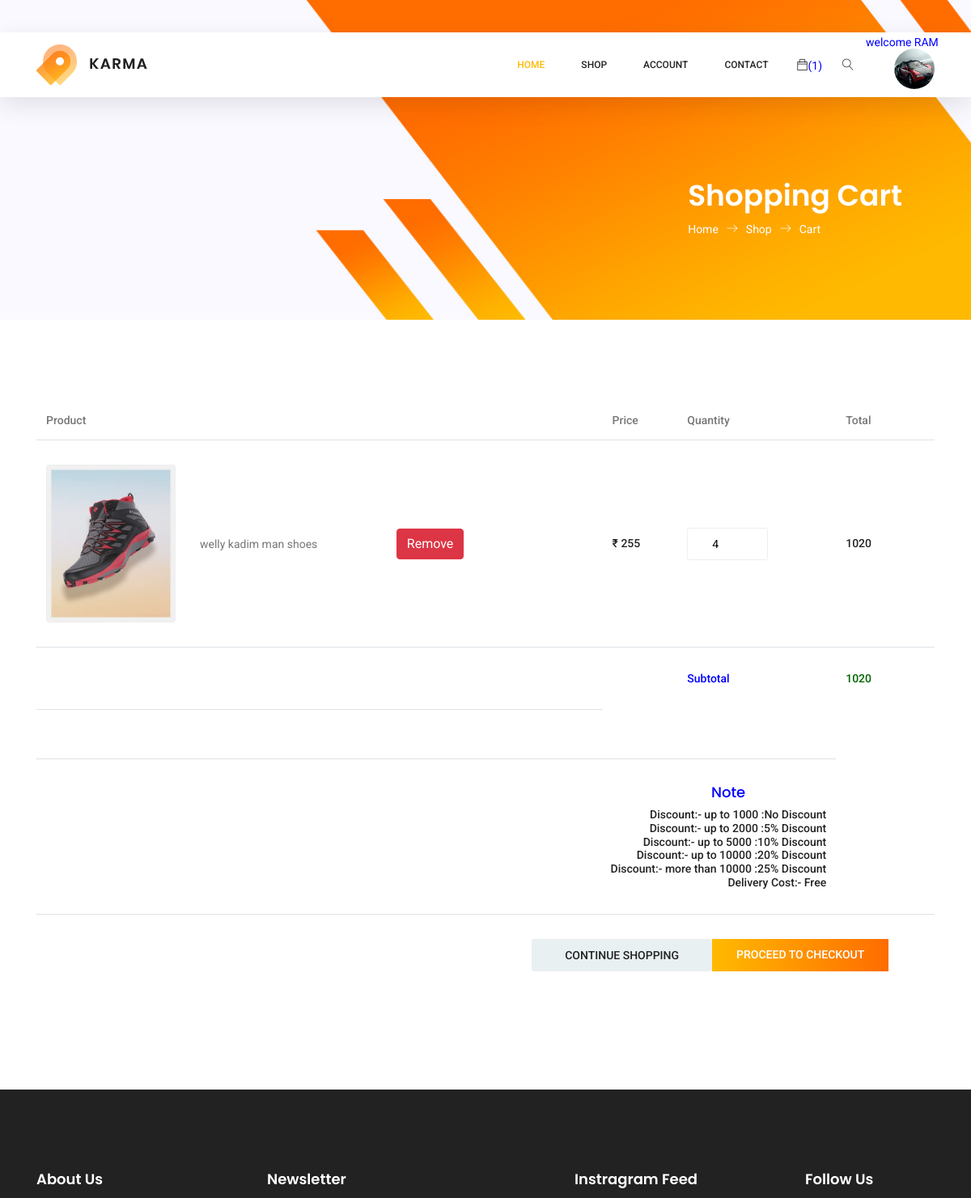
Before: /cart/ (signed in, upper part) with the older database file.
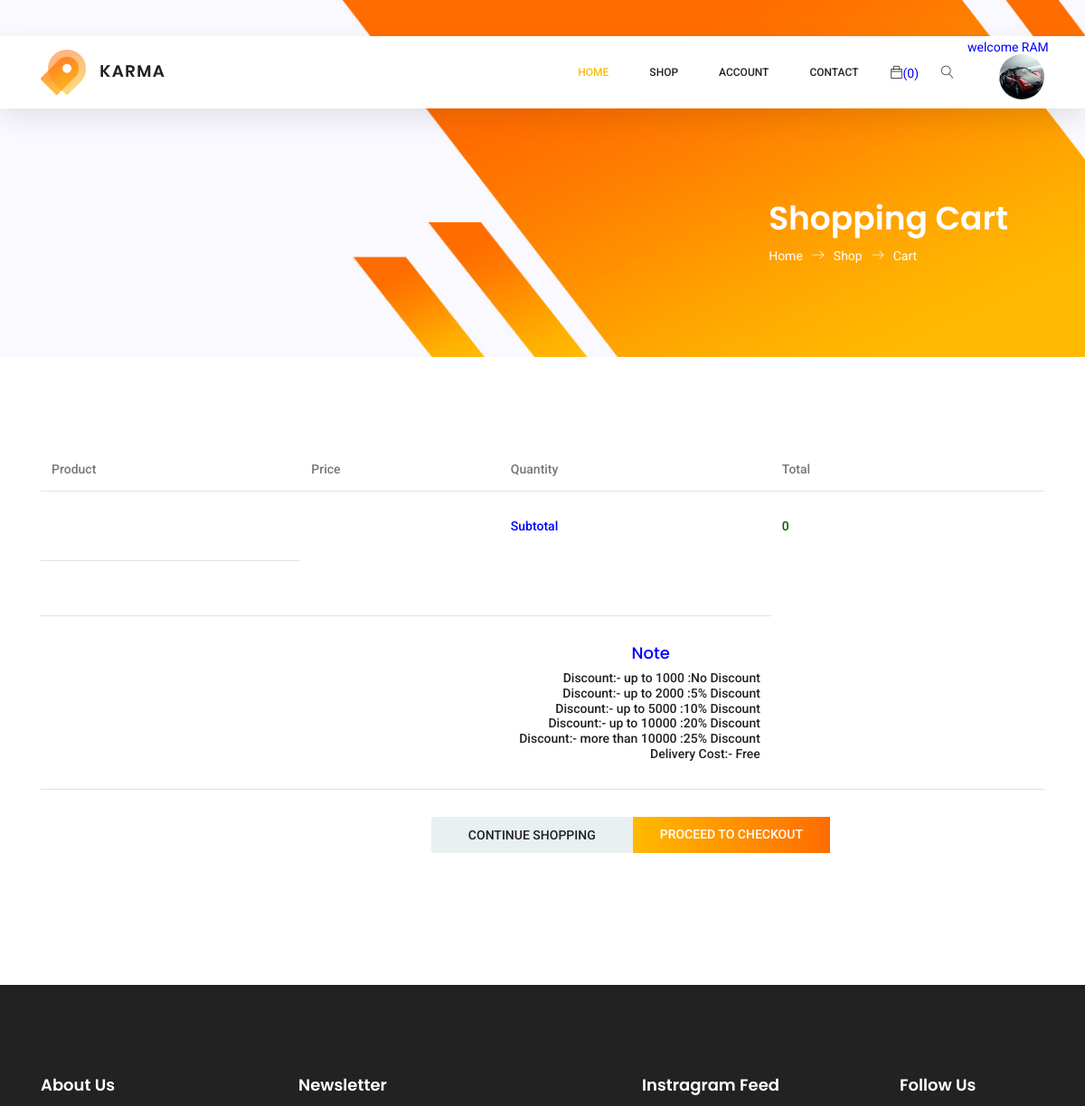
After: the same page with the newer database file.
### myapp/models.py (models this page shows, shortened)
class Cart(models.Model):
	user=models.ForeignKey(User,on_delete=models.CASCADE)
	product=models.ForeignKey(Product,on_delete=models.CASCADE)
	product_qty=models.PositiveIntegerField(default=1)
	product_price=models.PositiveIntegerField()
	total_price=models.PositiveIntegerField()
	payment_status=models.BooleanField(default=False)
	date=models.DateTimeField(default=timezone.now)

class Product(models.Model):
	seller=models.ForeignKey(User,on_delete=models.CASCADE)
	product_company=models.CharField(max_length=100)
	product_name=models.CharField(max_length=100)
	product_price=models.PositiveIntegerField()
	product_size=models.PositiveIntegerField()
	product_category=models.CharField(max_length=100,default="other")
	product_image=models.ImageField(upload_to="product_image/")

### myapp/views.py (the view)
# urls.py: path('cart/',views.cart,name="cart"),
def cart(request):
	user=User.objects.get(email=request.session['email'])
	carts=Cart.objects.filter(user=user,payment_status=False)
	totalprice=0
	for item in carts:
		totalprice=totalprice+item.product.product_price*item.product_qty
	request.session['cart_count']=len(carts)
	return render(request,"cart.html",{'catrs':carts,'totalprice':totalprice})

### myapp/templates/cart.html (shortened to what the changed rows need)
{% extends 'header.html' %}
{% load static %}
{% block content %}
<!DOCTYPE html>
<html lang="zxx" class="no-js">
<head>
</head>
<body>
    <section class="banner-area organic-breadcrumb">
        <div class="container">
            <div class="breadcrumb-banner d-flex flex-wrap align-items-center justify-content-end">
                <div class="col-first">
                    <h1>Shopping Cart</h1>
                </div>
            </div>
        </div>
    </section>
    <section class="cart_area">
        <div class="container">
            <div class="cart_inner">
                <div class="table-responsive">
                    <table class="table">
                        <thead>
                            <tr>
                                <th scope="col">Product</th>
                                <th scope="col">Price</th>
                                <th scope="col">Quantity</th>
                                <th scope="col">Total</th>
                            </tr>
                        </thead>
                        <tbody>
                            {% for i in catrs %}
                            <tr>
                                <td>
                                    <div class="media">
                                        <div class="d-flex">
                                            <img src="{{i.product.product_image.url}}" width="160px" alt="">
                                        </div>
                                        <div class="media-body">
                                            <p>{{i.product.product_name}}</p>
                                        </div>
                                        <div class="media-body">
                                           <a href="{% url 'remove_from_cart' pk=i.product.pk %}"><input type="button" name="action" value="Remove" class="btn btn-danger"></a>
                                        </div>
                                    </div>
                                </td>
                                <td>
                                    <h5>₹ {{i.product.product_price}}</h5>
                                </td>
                                <td>
                                    <div class="product_count">
                                        <form method="post" action="{% url 'change_qty' pk=i.pk %}">
                                        <input type="number" id="product_qty" name="product_qty" min="0" max="100" step="1" value="{{i.product_qty}}" onchange="this.form.submit();">
                                        </form>
                                    </div>
                                </td>
                                <td>
                                    <h5>{{i.total_price}}</h5>
                                </td>
                            </tr>
                            {% endfor %}
                            <tr>
                                <td>
                                    <h5 style="color: darkgreen;">{{totalprice}}</h5>
                                </td>
                            </tr>
                            <tr class="out_button_area">
                                <td>
                                </td>
                                <td>
                                </td>
                                <td>
                                </td>
                                <td>
                                    <div class="checkout_btn_inner d-flex align-items-center">
                                    </div>
                                </td>
                            </tr>
                        </tbody>
                    </table>
                </div>
            </div>
        </div>
    </section>
</body>
</html>
{% endblock %}

### myapp/templates/header.html (shortened to what this page needs)
{% load static %}
<!DOCTYPE html>
<html lang="zxx" class="no-js">
<head>
	<link rel="stylesheet" href="{% static 'css/linearicons.css' %}">
	<link rel="stylesheet" href="{% static 'css/font-awesome.min.css' %}">
	<link rel="stylesheet" href="{% static 'css/themify-icons.css' %}">
	<link rel="stylesheet" href="{% static 'css/bootstrap.css' %}">
	<link rel="stylesheet" href="{% static 'css/owl.carousel.css' %}">
	<link rel="stylesheet" href="{% static 'css/nice-select.css' %}">
	<link rel="stylesheet" href="{% static 'css/nouislider.min.css' %}">
	<link rel="stylesheet" href="{% static 'css/ion.rangeSlider.css' %}" />
	<link rel="stylesheet" href="{% static 'css/ion.rangeSlider.skinFlat.css' %}" />
	<link rel="stylesheet" href="{% static 'css/magnific-popup.css' %}">
	<link rel="stylesheet" href="{% static 'css/main.css' %}">
</head>
<body>
	<header class="header_area sticky-header">
		<div class="main_menu">
			<nav class="navbar navbar-expand-lg navbar-light main_box">
				<div class="container">
					<a class="navbar-brand logo_h" href="{% url 'index' %}"><img src="{% static 'img/logo.png' %}" alt=""></a>
					<div class="collapse navbar-collapse offset" id="navbarSupportedContent">
						<ul class="nav navbar-nav menu_nav ml-auto">
							<li class="nav-item active"><a class="nav-link" href="/">Home</a></li>
							<li class="nav-item submenu dropdown">
								<a href="#" class="nav-link dropdown-toggle" data-toggle="dropdown" role="button" aria-haspopup="true"
								 aria-expanded="false">Shop</a>
							</li>
							<li class="nav-item submenu dropdown">
								<a href="#" class="nav-link dropdown-toggle" data-toggle="dropdown" role="button" aria-haspopup="true"
								 aria-expanded="false">Account</a>
							</li>
							<li class="nav-item"><a class="nav-link" href="{% url 'contect' %}">Contact</a></li>
						</ul>
						<ul class="nav navbar-nav navbar-right">
							{% if request.session.email %}
							<li class="nav-item" style="color: blue;"><a href="{% url 'cart' %}" class="cart"><span class="ti-bag"></span></a>({{request.session.cart_count}})</li>
							{% else %}
							<li class="nav-item" style="color: blue;"><a href="{% url 'login' %}" class="cart"><span class="ti-bag"></span></a></li>
							{% endif %}
							<li class="nav-item">
								<button class="search">
									<span class="lnr lnr-magnifier" id="search" name='search'></span></button>
							</li>
							{% if request.session.email %}
							<li class="nav-item " >
								<p style="margin-left: -10px; color: blue; position: absolute;">welcome {{request.session.fname}}</p>
							</li>
							<li class="nav-item " >
								<a href="{% url 'profile' %}"><img src="{{request.session.profile_pic}}" width="50px" height="50px" style="margin-top: 20px; border-radius: 50%;"></a>
							</li>
							{% endif %}
						</ul>
					</div>
				</div>
			</nav>
		</div>
	</header>
	{% block content %}
	{% endblock %}
	<footer class="footer-area section_gap">
		<div class="container">
			<div class="row">
				<div class="col-lg-3  col-md-6 col-sm-6">
					<div class="single-footer-widget">
						<h6>About Us</h6>
					</div>
				</div>
				<div class="col-lg-4  col-md-6 col-sm-6">
					<div class="single-footer-widget">
						<h6>Newsletter</h6>
					</div>
				</div>
				<div class="col-lg-3  col-md-6 col-sm-6">
					<div class="single-footer-widget mail-chimp">
						<h6 class="mb-20">Instragram Feed</h6>
					</div>
				</div>
				<div class="col-lg-2 col-md-6 col-sm-6">
					<div class="single-footer-widget">
						<h6>Follow Us</h6>
					</div>
				</div>
			</div>
		</div>
	</footer>
</body>
</html>

Changed rows visible on the page:
removed Cart: product.product_image (picture), product.product_name "welly kadim man shoes", product.product_price "255", product_qty "4", total_price "1020"
Other visible differences:
{{ request.session.cart_count }}: "1" → "0"
{{ totalprice }}: "1020" → "0"
